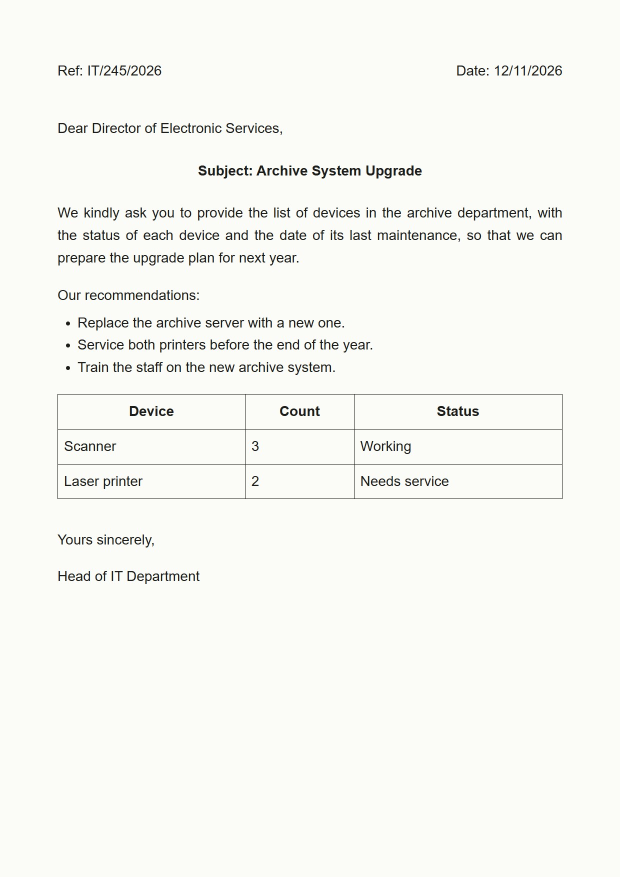
#> input picture 10.0 - DocScan/tests/english-letter.jpg, 1240 x 1754 px (shown at 1/2 size)
$ python -i common.py   (imports and definitions only)
#> lines starting #> are read from the running program, lines starting #| are printed output that depends on the picture; after the words box and inside, x2 and y2 are one past the last pixel; in counts of white or black regions, pixels touching at a corner belong together
#> further down, picture is the input picture: PIL image 1240x1754 RGB; mean R, G, B 246.3, 247.2, 242.3
"""Shared helpers: image preparation and turning OCR words/lines into editor blocks.

A block is what the editor and the Word export work with:
    {"type": "p" | "h" | "li" | "c" | "table", "bold": bool,
     "segs": [{"s": "text"}, {"s": "unclear words", "note": "why it is flagged"}],
     "rows": [[segs, segs], ...]}            # tables only
"""
from __future__ import annotations

import io
import re
import statistics
from dataclasses import dataclass, field

import numpy as np
from PIL import Image, ImageOps
from messages import Msg, doc, render

BIDI_MARKS = re.compile(r"[\u200e\u200f\u202a-\u202e\u2066-\u2069]")
# kashida (ـ) stretching a word in a justified letter: "الـمـوضـوع" reads as "الموضوع", so it can be found and edited.
# Only between two letters: the one after a short prefix ("بـ PaddleOCR") is meant.
KASHIDA = re.compile(r"(?<=[ء-ي])ـ+(?=[ء-ي])")
DIGITS = str.maketrans("٠١٢٣٤٥٦٧٨٩", "0123456789")  # Eastern Arabic digits as Western ones
HAS_LETTER = re.compile(r"[؀-ۿA-Za-z0-9]")
CODE = re.compile(r'[{}\[\];]|":|=>')  # what a line of code or JSON has and a letter's line does not
BULLETS = set("•●▪◦·-–✓✔➢►»«*○■□")  # with how readers misread a bullet ("»" for "•")


class EngineError(Exception):
    """An error message that is safe to show to the user."""


# [50 lines left out: functions load_image, light_on_dark, invert_lightness, not called in this run]


def page_skew(img: Image.Image, limit: float = 10) -> float:
    """How far a photographed page is turned, in degrees: load_image(rotation=r + page_skew(...)) straightens it.
    0 for a straight page. The angle that lines the text rows up best: its ink, row by row, is most uneven."""
#> called with limit = 10
    import cv2

    g = np.array(ImageOps.grayscale(img))
    k = 800 / max(g.shape)
#> k = 0.456
    g = cv2.resize(g, None, fx=k, fy=k, interpolation=cv2.INTER_AREA) if k < 1 else g
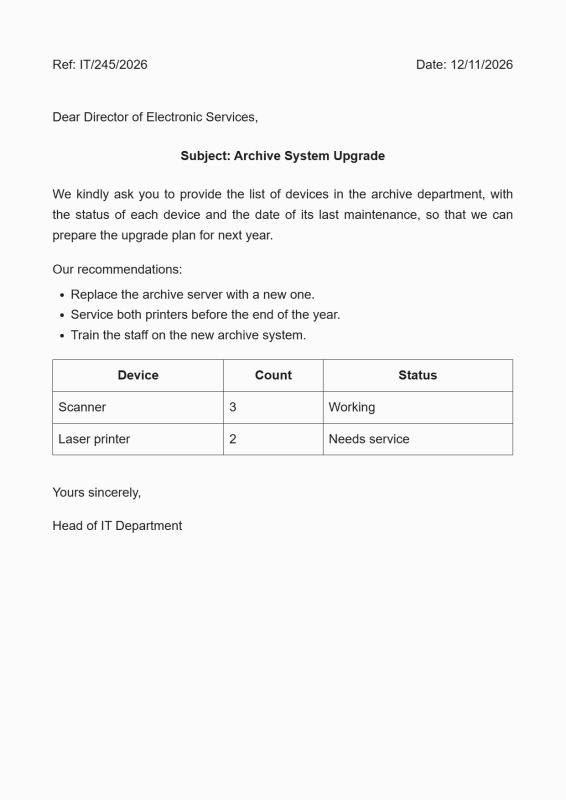
#> g: shape (800, 566); min 27, max 253, mean 246.3
    # dark strokes on their surroundings only: a dark table around the sheet is not ink
    ink = cv2.adaptiveThreshold(g, 1, cv2.ADAPTIVE_THRESH_MEAN_C, cv2.THRESH_BINARY_INV, 31, 15).astype(np.float32)
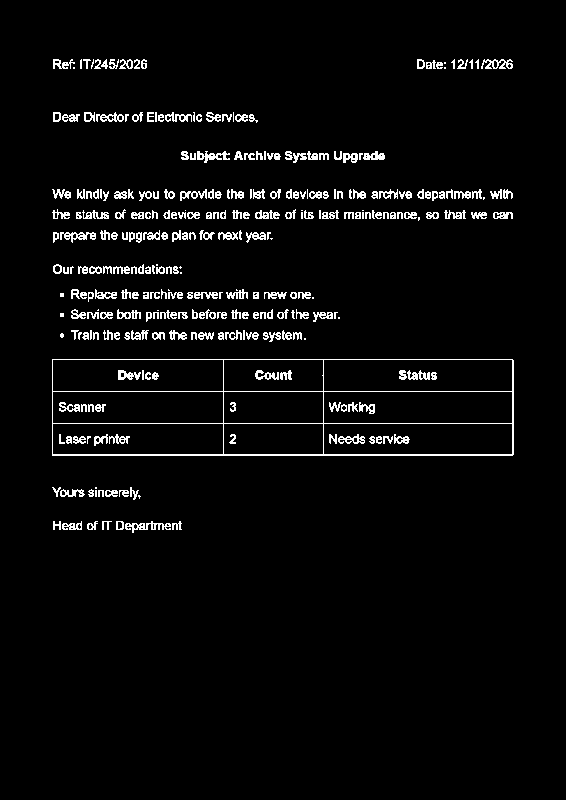
#> ink: shape (800, 566) float32; values 0 (black) and 1 (white), 3.8% white in thin lines or dots, all inside (x1, y1, x2, y2) = (52, 59, 514, 533)
    h, w = ink.shape
#> h = 800; w = 566

    def score(a):
#> called with a = -10
        m = cv2.getRotationMatrix2D((w / 2, h / 2), a, 1)
        return float(np.var(cv2.warpAffine(ink, m, (w, h)).sum(axis=1)))

    # on a tie the straighter angle: a page with no rows of text (blank, a picture) scores the same at every angle,
    # and was turned by the first one tried (10 degrees)
    best = max(np.arange(-limit, limit + 0.01, 0.5), key=lambda a: (score(a), -abs(a)))
#> best = 0
    best = max(np.arange(best - 0.4, best + 0.41, 0.1), key=lambda a: (score(a), -abs(a)))
#> best = -1.11e-16
    # cv2 turns counterclockwise for a positive angle, load_image's rotation clockwise
    return 0.0 if abs(best) < 0.5 else round(-float(best), 1)


# [65 lines left out: functions unturn_box, each_box, otsu_threshold, to_jpeg, not called in this run]


@dataclass
class Word:
    text: str
    conf: float  # 0-100
    box: tuple[float, float, float, float] | None = None  # x0, y0, x1, y1 on the image that was read
    note: str | None = None  # a reason to check this word other than low confidence (numbers.py)
    fmt: dict = field(default_factory=dict)  # how it is printed (emphasis.py): b, i, u, c colour, bg highlight


@dataclass
class Line:
    words: list[Word]
    x0: float
    y0: float
    x1: float
    y1: float
    new_para: bool = False
    extra: dict = field(default_factory=dict)


# [20 lines left out: function word_spans, not called in this run]


def clean_word(text: str) -> str:
    return KASHIDA.sub("", BIDI_MARKS.sub("", text or "")).strip()


def low_note(conf: float) -> str:
    return doc("doc.uncertainReadingConfidenceCompareOriginal", conf=round(conf))


# [423 lines left out: functions words_to_segs, drop_junk, page_align, merge_rows, row_gaps, cut_row and 7 more, not called in this run]

>>> from PIL import Image
>>> picture = Image.open('../../../10.0 - DocScan/tests/english-letter.jpg')
>>> result = page_skew(picture)
#> result = 0
